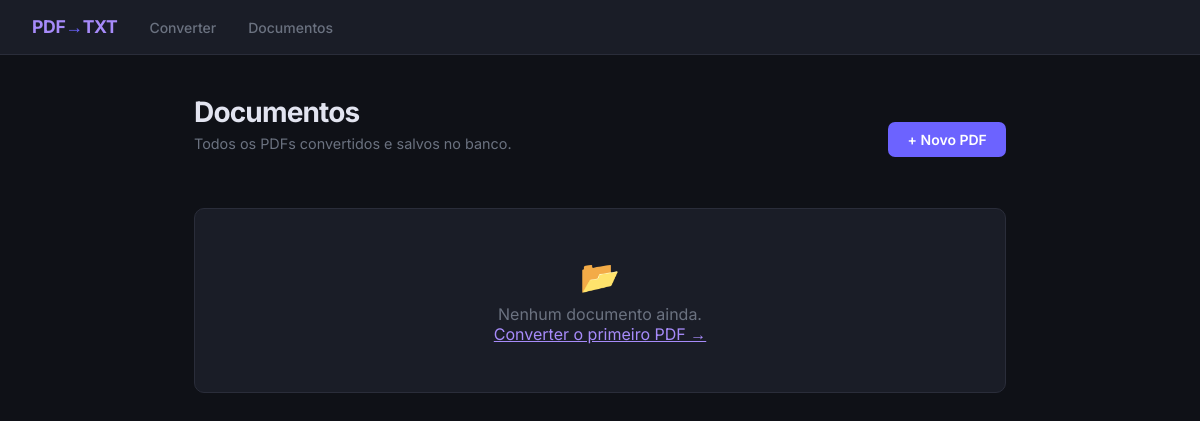
Before: /lista/ with the older database file.
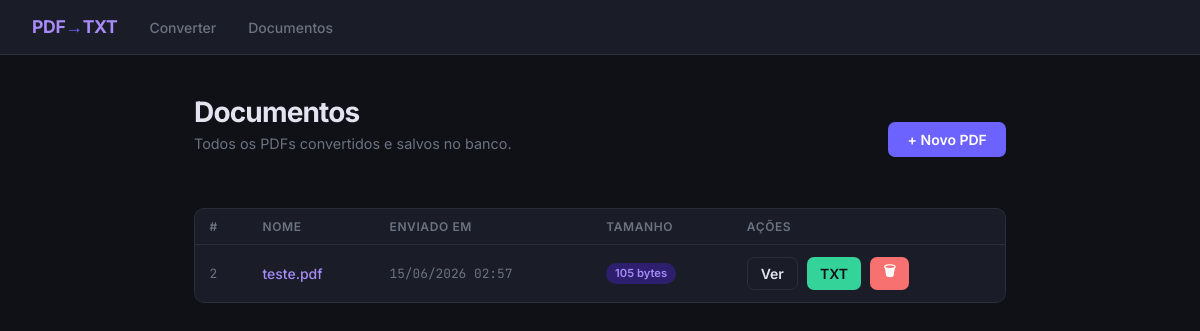
After: the same page with the newer database file.
### conversor/models.py (models this page shows, shortened)
class Documento(models.Model):
    nome        = models.CharField(max_length=255)
    arquivo_pdf = models.FileField(upload_to='pdfs/')
    conteudo    = models.TextField(blank=True)
    criado_em   = models.DateTimeField(auto_now_add=True)
    class Meta:
        ordering = ['-criado_em']
        verbose_name = 'Documento'
        verbose_name_plural = 'Documentos'

### conversor/views.py (the view)
# urls.py: path('lista/',        views.lista,      name='lista'),
def lista(request):
    documentos = Documento.objects.all()
    return render(request, 'conversor/lista.html', {'documentos': documentos})

### conversor/templates/conversor/lista.html (shortened to what this page needs)
{% extends 'conversor/base.html' %}
{% block conteudo %}
<div style="display:flex; justify-content:space-between; align-items:center; margin-bottom:1.5rem;">
  <div>
    <h1>Documentos</h1>
    <p class="subtitle">Todos os PDFs convertidos e salvos no banco.</p>
  </div>
  <a href="{% url 'upload' %}" class="btn btn-primary">+ Novo PDF</a>
</div>
<div class="card" style="padding:0; overflow:hidden;">
  {% if documentos %}
  <table>
    <thead>
      <tr>
        <th>#</th>
        <th>Nome</th>
        <th>Enviado em</th>
        <th>Tamanho</th>
        <th>Ações</th>
      </tr>
    </thead>
    <tbody>
      {% for doc in documentos %}
      <tr>
        <td class="meta">{{ doc.pk }}</td>
        <td>
          <a href="{% url 'detalhe' doc.pk %}" style="color:var(--accent2); text-decoration:none; font-weight:500;">
            {{ doc.nome }}
          </a>
        </td>
        <td class="meta">{{ doc.criado_em|date:"d/m/Y H:i" }}</td>
        <td><span class="badge badge-purple">{{ doc.conteudo|length|filesizeformat }}</span></td>
        <td>
          <div class="actions">
            <a href="{% url 'detalhe' doc.pk %}"   class="btn btn-ghost"    style="padding:.3rem .8rem">Ver</a>
            <a href="{% url 'baixar_txt' doc.pk %}" class="btn btn-success"  style="padding:.3rem .8rem">TXT</a>
            <a href="{% url 'excluir' doc.pk %}"    class="btn btn-danger"   style="padding:.3rem .8rem">🗑</a>
          </div>
        </td>
      </tr>
      {% endfor %}
    </tbody>
  </table>
  {% else %}
  <div class="empty">
    <p style="font-size:2rem; margin-bottom:.5rem;">📂</p>
    <p>Nenhum documento ainda.</p>
    <a href="{% url 'upload' %}" style="color:var(--accent2);">Converter o primeiro PDF →</a>
  </div>
  {% endif %}
</div>
{% endblock %}

### conversor/templates/conversor/base.html (shortened to what this page needs)
<!DOCTYPE html>
<html lang="pt-br">
<head>
</head>
<body>
  <nav>
    <a class="nav-brand" href="{% url 'upload' %}">PDF<span>→</span>TXT</a>
    <a href="{% url 'upload' %}">Converter</a>
    <a href="{% url 'lista' %}">Documentos</a>
  </nav>
  <main>
    {% block conteudo %}{% endblock %}
  </main>
</body>
</html>

### conversor/templates/conversor/base.html (style rules this page uses)
*, *::before, *::after { box-sizing: border-box; margin: 0; padding: 0; }
:root { --bg: #0f1117; --surface: #1a1d27; --border: #2a2d3a; --accent: #6c63ff; --accent2: #a78bfa; --text: #e2e4f0; --muted: #6b7280; --success: #34d399; --danger: #f87171; --radius: 10px; --mono: 'JetBrains Mono', monospace; --sans: 'Inter', sans-serif; }
body { font-family: var(--sans); background: var(--bg); color: var(--text); min-height: 100vh; }
nav { display: flex; align-items: center; gap: 2rem; padding: 1rem 2rem; border-bottom: 1px solid var(--border); background: var(--surface); }
.nav-brand { font-size: 1.1rem; font-weight: 700; color: var(--accent2); text-decoration: none; letter-spacing: -.02em; }
.nav-brand span { color: var(--accent); }
nav a { color: var(--muted); text-decoration: none; font-size: .875rem; font-weight: 500; transition: color .15s; }
main { max-width: 860px; margin: 0 auto; padding: 2.5rem 1.5rem; }
h1 { font-size: 1.75rem; font-weight: 700; letter-spacing: -.03em; margin-bottom: .4rem; }
.subtitle { color: var(--muted); font-size: .9rem; margin-bottom: 2rem; }
.card { background: var(--surface); border: 1px solid var(--border); border-radius: var(--radius); padding: 1.75rem; margin-bottom: 1.5rem; }
.btn { display: inline-flex; align-items: center; gap: .45rem; padding: .55rem 1.2rem; border-radius: 7px; font-family: var(--sans); font-size: .875rem; font-weight: 600; cursor: pointer; border: none; text-decoration: none; transition: opacity .15s, transform .1s; }
.btn-primary { background: var(--accent); color: #fff; }
.btn-ghost { background: transparent; border: 1px solid var(--border); color: var(--text); }
.btn-danger { background: var(--danger); color: #fff; }
.btn-success { background: var(--success); color: #0f1117; }
table { width: 100%; border-collapse: collapse; font-size: .875rem; }
th { text-align: left; padding: .6rem .9rem; font-size: .75rem; font-weight: 600; text-transform: uppercase; letter-spacing: .05em; color: var(--muted); border-bottom: 1px solid var(--border); }
td { padding: .75rem .9rem; border-bottom: 1px solid var(--border); vertical-align: middle; }
tr:last-child td { border-bottom: none; }
.badge { display: inline-block; padding: .2rem .55rem; border-radius: 99px; font-size: .7rem; font-weight: 600; }
.badge-purple { background: #2d1f6e; color: var(--accent2); }
.actions { display: flex; gap: .6rem; flex-wrap: wrap; }
.meta { color: var(--muted); font-size: .8rem; font-family: var(--mono); }

Changed rows visible on the page:
added Documento: pk "2", nome "teste.pdf", criado_em "15/06/2026 02:57", conteudo|length "105 bytes"
Other visible differences:
text no longer shown: "📂 Nenhum documento ainda. Converter o primeiro PDF →"
text now shown: "# NOME ENVIADO EM TAMANHO AÇÕES"
